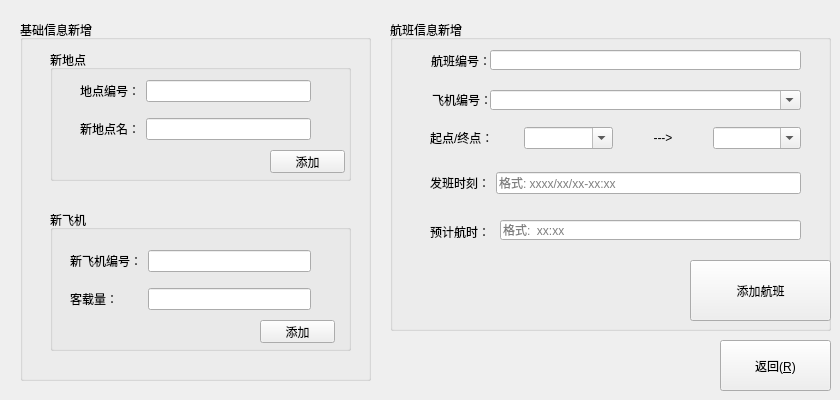
<?xml version="1.0" encoding="UTF-8"?>
<ui version="4.0">
 <class>airLifeWidget::informationLoggerWidget</class>
 <widget class="QWidget" name="airLifeWidget::informationLoggerWidget">
  <property name="geometry">
   <rect>
    <x>0</x>
    <y>0</y>
    <width>840</width>
    <height>400</height>
   </rect>
  </property>
  <property name="minimumSize">
   <size>
    <width>840</width>
    <height>400</height>
   </size>
  </property>
  <property name="maximumSize">
   <size>
    <width>840</width>
    <height>400</height>
   </size>
  </property>
  <property name="windowTitle">
   <string>录入信息</string>
  </property>
  <property name="windowIcon">
   <iconset resource="../../../resource/resource.qrc">
    <normaloff>:/Logo/airLifeLogo.ico</normaloff>:/Logo/airLifeLogo.ico</iconset>
  </property>
  <widget class="QGroupBox" name="airLifeBaseGroupBox">
   <property name="geometry">
    <rect>
     <x>20</x>
     <y>20</y>
     <width>351</width>
     <height>361</height>
    </rect>
   </property>
   <property name="title">
    <string>基础信息新增</string>
   </property>
   <widget class="QGroupBox" name="airLifeAddNewAirplaneGroupBox">
    <property name="geometry">
     <rect>
      <x>30</x>
      <y>190</y>
      <width>301</width>
      <height>141</height>
     </rect>
    </property>
    <property name="title">
     <string>新飞机</string>
    </property>
    <widget class="QPushButton" name="airLifeAddNewAirplanePushButton">
     <property name="geometry">
      <rect>
       <x>210</x>
       <y>110</y>
       <width>75</width>
       <height>23</height>
      </rect>
     </property>
     <property name="text">
      <string>添加</string>
     </property>
    </widget>
    <widget class="QWidget" name="gridLayoutWidget">
     <property name="geometry">
      <rect>
       <x>20</x>
       <y>30</y>
       <width>241</width>
       <height>80</height>
      </rect>
     </property>
     <layout class="QGridLayout" name="gridLayout">
      <item row="0" column="1">
       <widget class="QLineEdit" name="airLifeAddNewAirplaneUUIDLineEdit"/>
      </item>
      <item row="0" column="0">
       <widget class="QLabel" name="airLifeAddNewAirplaneUUIDLabel">
        <property name="text">
         <string>新飞机编号：</string>
        </property>
       </widget>
      </item>
      <item row="1" column="0">
       <widget class="QLabel" name="airLifeAddNewAirplaneCapLineLabel">
        <property name="text">
         <string>客载量：</string>
        </property>
       </widget>
      </item>
      <item row="1" column="1">
       <widget class="QLineEdit" name="airLifeAddNewAirplaneCapLineEdit"/>
      </item>
     </layout>
    </widget>
   </widget>
   <widget class="QGroupBox" name="airLifeAddNewAreaGroupBox">
    <property name="geometry">
     <rect>
      <x>30</x>
      <y>30</y>
      <width>301</width>
      <height>131</height>
     </rect>
    </property>
    <property name="title">
     <string>新地点</string>
    </property>
    <widget class="QWidget" name="gridLayoutWidget_2">
     <property name="geometry">
      <rect>
       <x>30</x>
       <y>20</y>
       <width>231</width>
       <height>80</height>
      </rect>
     </property>
     <layout class="QGridLayout" name="gridLayout_2">
      <item row="0" column="0">
       <widget class="QLabel" name="airLifeAddNewAreaUUIDLabel">
        <property name="text">
         <string>地点编号：</string>
        </property>
       </widget>
      </item>
      <item row="0" column="1">
       <widget class="QLineEdit" name="airLifeAddNewAreaUUIDLineEdit"/>
      </item>
      <item row="1" column="0">
       <widget class="QLabel" name="airLifeAddNewAreaNameLabel">
        <property name="text">
         <string>新地点名：</string>
        </property>
       </widget>
      </item>
      <item row="1" column="1">
       <widget class="QLineEdit" name="airLifeAddNewAreaNameLineEdit"/>
      </item>
     </layout>
    </widget>
    <widget class="QPushButton" name="airLifeAddNewAreasPushButton">
     <property name="geometry">
      <rect>
       <x>220</x>
       <y>100</y>
       <width>75</width>
       <height>23</height>
      </rect>
     </property>
     <property name="text">
      <string>添加</string>
     </property>
    </widget>
   </widget>
  </widget>
  <widget class="QGroupBox" name="airLifeFlightGroupBox">
   <property name="geometry">
    <rect>
     <x>390</x>
     <y>20</y>
     <width>441</width>
     <height>311</height>
    </rect>
   </property>
   <property name="title">
    <string>航班信息新增</string>
   </property>
   <widget class="QLabel" name="airLifeFlightLabel">
    <property name="geometry">
     <rect>
      <x>40</x>
      <y>20</y>
      <width>61</width>
      <height>41</height>
     </rect>
    </property>
    <property name="text">
     <string>航班编号：</string>
    </property>
    <property name="alignment">
     <set>Qt::AlignRight|Qt::AlignTrailing|Qt::AlignVCenter</set>
    </property>
   </widget>
   <widget class="QLabel" name="airLifeAirplaneUUIDLabel">
    <property name="geometry">
     <rect>
      <x>42</x>
      <y>70</y>
      <width>72</width>
      <height>19</height>
     </rect>
    </property>
    <property name="text">
     <string>飞机编号：</string>
    </property>
   </widget>
   <widget class="QComboBox" name="airLifeFlightAirplaneUUIDComboBox">
    <property name="geometry">
     <rect>
      <x>100</x>
      <y>70</y>
      <width>311</width>
      <height>20</height>
     </rect>
    </property>
    <property name="editable">
     <bool>true</bool>
    </property>
    <property name="frame">
     <bool>true</bool>
    </property>
   </widget>
   <widget class="QPushButton" name="airLifeAddNewFlightPushButton">
    <property name="geometry">
     <rect>
      <x>300</x>
      <y>240</y>
      <width>141</width>
      <height>61</height>
     </rect>
    </property>
    <property name="text">
     <string>添加航班</string>
    </property>
   </widget>
   <widget class="QWidget" name="verticalLayoutWidget">
    <property name="geometry">
     <rect>
      <x>40</x>
      <y>90</y>
      <width>371</width>
      <height>101</height>
     </rect>
    </property>
    <layout class="QVBoxLayout" name="verticalLayout">
     <item>
      <layout class="QHBoxLayout" name="horizontalLayout_2">
       <item>
        <widget class="QLabel" name="airLifeSELabel">
         <property name="text">
          <string>起点/终点：</string>
         </property>
        </widget>
       </item>
       <item>
        <widget class="QComboBox" name="airLifeFlightEComboBox">
         <property name="editable">
          <bool>true</bool>
         </property>
        </widget>
       </item>
       <item>
        <widget class="QLabel" name="airLifeArrowLabel">
         <property name="focusPolicy">
          <enum>Qt::NoFocus</enum>
         </property>
         <property name="text">
          <string>---&gt;</string>
         </property>
         <property name="alignment">
          <set>Qt::AlignCenter</set>
         </property>
        </widget>
       </item>
       <item>
        <widget class="QComboBox" name="airLifeFlightSComboBox">
         <property name="editable">
          <bool>true</bool>
         </property>
        </widget>
       </item>
      </layout>
     </item>
     <item>
      <layout class="QHBoxLayout" name="horizontalLayout_3">
       <item>
        <widget class="QLabel" name="airLifeSTimeELabel">
         <property name="text">
          <string>发班时刻：</string>
         </property>
        </widget>
       </item>
       <item>
        <widget class="QLineEdit" name="airLifeFlightTimeLineEdit">
         <property name="readOnly">
          <bool>false</bool>
         </property>
         <property name="placeholderText">
          <string>格式: xxxx/xx/xx-xx:xx</string>
         </property>
        </widget>
       </item>
      </layout>
     </item>
    </layout>
   </widget>
   <widget class="QLineEdit" name="airLifeFlightUUIDLineEdit">
    <property name="geometry">
     <rect>
      <x>100</x>
      <y>30</y>
      <width>311</width>
      <height>20</height>
     </rect>
    </property>
   </widget>
   <widget class="QLineEdit" name="airLifeFlightTakeTimeLineEdit">
    <property name="geometry">
     <rect>
      <x>110</x>
      <y>200</y>
      <width>301</width>
      <height>20</height>
     </rect>
    </property>
    <property name="placeholderText">
     <string>格式:  xx:xx</string>
    </property>
   </widget>
   <widget class="QLabel" name="airLifeTakeTimeLabel">
    <property name="geometry">
     <rect>
      <x>40</x>
      <y>190</y>
      <width>60</width>
      <height>44</height>
     </rect>
    </property>
    <property name="text">
     <string>预计航时：</string>
    </property>
   </widget>
  </widget>
  <widget class="QPushButton" name="airLifeBackPushButton">
   <property name="geometry">
    <rect>
     <x>720</x>
     <y>340</y>
     <width>111</width>
     <height>51</height>
    </rect>
   </property>
   <property name="text">
    <string>返回(&amp;R)</string>
   </property>
  </widget>
 </widget>
 <resources>
  <include location="../../../resource/resource.qrc"/>
 </resources>
 <connections/>
</ui>
